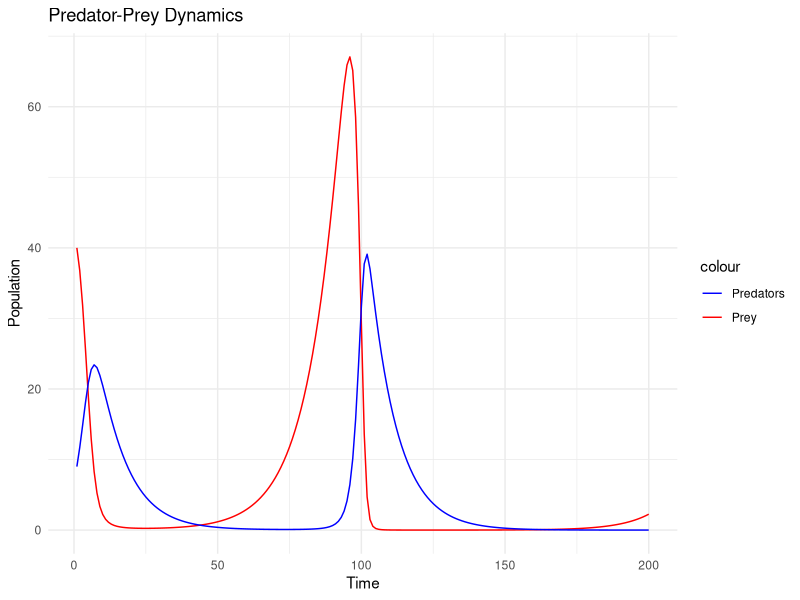

This chart was generated by the following R code:
# Predator-Prey (Perplexity)

# Load necessary library
library(ggplot2)

# Parameters
alpha <- 0.1  # Prey growth rate
beta <- 0.02  # Predation rate
gamma <- 0.1  # Predator death rate
delta <- 0.01 # Predator growth rate per prey eaten

# Time parameters
time_steps <- 200
dt <- 1

# Initialize populations
prey <- numeric(time_steps)
predators <- numeric(time_steps)
prey[1] <- 40   # Initial number of prey
predators[1] <- 9 # Initial number of predators

# Simulation loop
for (t in 2:time_steps) {
  prey[t] <- prey[t - 1] + (alpha * prey[t - 1] - beta * prey[t - 1] * predators[t - 1]) * dt
  predators[t] <- predators[t - 1] + (delta * prey[t - 1] * predators[t - 1] - gamma * predators[t - 1]) * dt
  
  # Ensure populations do not go negative
  if (prey[t] < 0) prey[t] <- 0
  if (predators[t] < 0) predators[t] <- 0
}

# Create a data frame for plotting
data <- data.frame(Time = seq(1, time_steps), Prey = prey, Predators = predators)

# Plot results
ggplot(data, aes(x = Time)) +
  geom_line(aes(y = Prey, color = "Prey")) +
  geom_line(aes(y = Predators, color = "Predators")) +
  labs(title = "Predator-Prey Dynamics", x = "Time", y = "Population") +
  scale_color_manual(values = c("blue", "red")) +
  theme_minimal()
